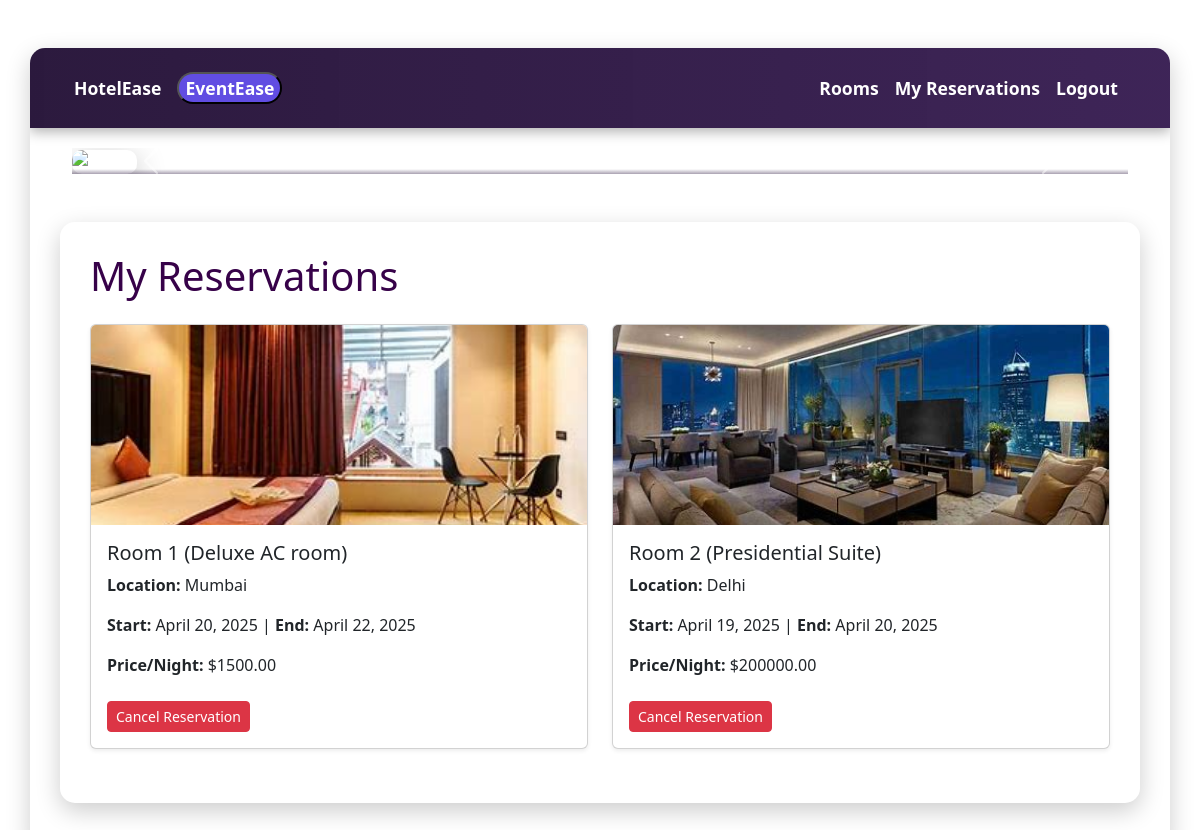
The app's page /my-reservations/ (signed in) with its own data.
### hotel/models.py (models this page shows, shortened)
class Reservation(models.Model):
    user = models.ForeignKey(User, on_delete=models.CASCADE)
    room = models.ForeignKey(Room, on_delete=models.CASCADE)
    start_date = models.DateField()
    end_date = models.DateField()

class Room(models.Model):
    number = models.CharField(max_length=10)
    room_type = models.CharField(max_length=50)
    price_per_night = models.DecimalField(max_digits=8, decimal_places=2)
    is_available = models.BooleanField(default=True)
    location = models.CharField(max_length=100, default='Unknown')  # ✅ Add location
    image = models.ImageField(upload_to='room_images/', blank=True, null=True)  # ✅ Add image

### hotel/views.py (the view)
# urls.py: path('my-reservations/', views.my_reservations, name='my_reservations'),
@login_required
def my_reservations(request):
    reservations = Reservation.objects.filter(user=request.user)
    return render(request, 'hotel/my_reservations.html', {'reservations': reservations})

### hotel/templates/hotel/my_reservations.html (shortened to what this page needs)
<!DOCTYPE html>
<html lang="en">
<head>
    <link href="https://cdn.jsdelivr.net/npm/bootstrap@5.3.0/dist/css/bootstrap.min.css" rel="stylesheet">
</head>
<body class="container mt-5">
    {% extends 'hotel/base.html' %}
{% block content %}
<h1 class="mb-4" style="color: rgb(55, 2, 73);">My Reservations</h1>
{% if reservations %}
    <div class="row">
        {% for res in reservations %}
            <div class="col-md-6 mb-4">
                <div class="card shadow-sm">
                    {% if res.room.image %}
                        <img src="{{ res.room.image.url }}" class="card-img-top" style="height: 200px; object-fit: cover;" alt="Room Image">
                    {% else %}
                        <img src="https://images.unsplash.com/photo-1729605412184-8d796f9c6f66?q=80&w=2070&auto=format&fit=crop&ixlib=rb-4.0.3&ixid=M3wxMjA3fDB8MHxwaG90by1wYWdlfHx8fGVufDB8fHx8fA%3D%3D" class="card-img-top" alt="No Image">
                    {% endif %}
                    <div class="card-body">
                        <h5 class="card-title">Room {{ res.room.number }} ({{ res.room.room_type }})</h5>
                        <p><strong>Location:</strong> {{ res.room.location }}</p>
                        <p><strong>Start:</strong> {{ res.start_date }} | <strong>End:</strong> {{ res.end_date }}</p>
                        <p><strong>Price/Night:</strong> ${{ res.room.price_per_night }}</p>
                        <form action="{% url 'hotel:cancel_reservation' res.id %}" method="post">
                            <button type="submit" class="btn btn-danger btn-sm mt-2">Cancel Reservation</button>
                        </form>
                    </div>
                </div>
            </div>
        {% endfor %}
    </div>
{% else %}
    <p class="text-muted">You have no reservations yet.</p>
{% endif %}
{% endblock %}

### hotel/templates/hotel/base.html (style rules this page uses)
html, body { margin: 0; padding: 0; height: 100%; width: 100%; font-family: 'Segoe UI', Tahoma, Geneva, Verdana, sans-serif; background: #ffffff; background-image: url('https://img.freepik.com/free-vector/purple-abstract-background-with-floating-wavy-shapes_1048-5172.jpg?t=st=1744617551~exp=1744621151~hmac=34b34e9bab58e159f0f6cfef2011926ec316f94c3847f22a1ef238cf9154120a&w=826'); background-size: cover; background-position: center; color: #f2f7ff; scroll-behavior: smooth; overflow-x: hidden; }
.container.mt-5 { background: rgba(255, 255, 255, 0.08); padding: 30px; border-radius: 15px; backdrop-filter: blur(15px); box-shadow: 0 8px 25px rgba(0,0,0,0.2); animation: fadeScale 1.8s ease forwards; transform: scale(1.03); transition: transform 0.4s ease; }

### records on screen
Reservation: room.image (picture), room.number "1", room.room_type "Deluxe AC room", room.location "Mumbai", start_date "April 20, 2025", end_date "April 22, 2025", room.price_per_night "1500.00"
Reservation: room.image (picture), room.number "2", room.room_type "Presidential Suite", room.location "Delhi", start_date "April 19, 2025", end_date "April 20, 2025", room.price_per_night "200000.00"
